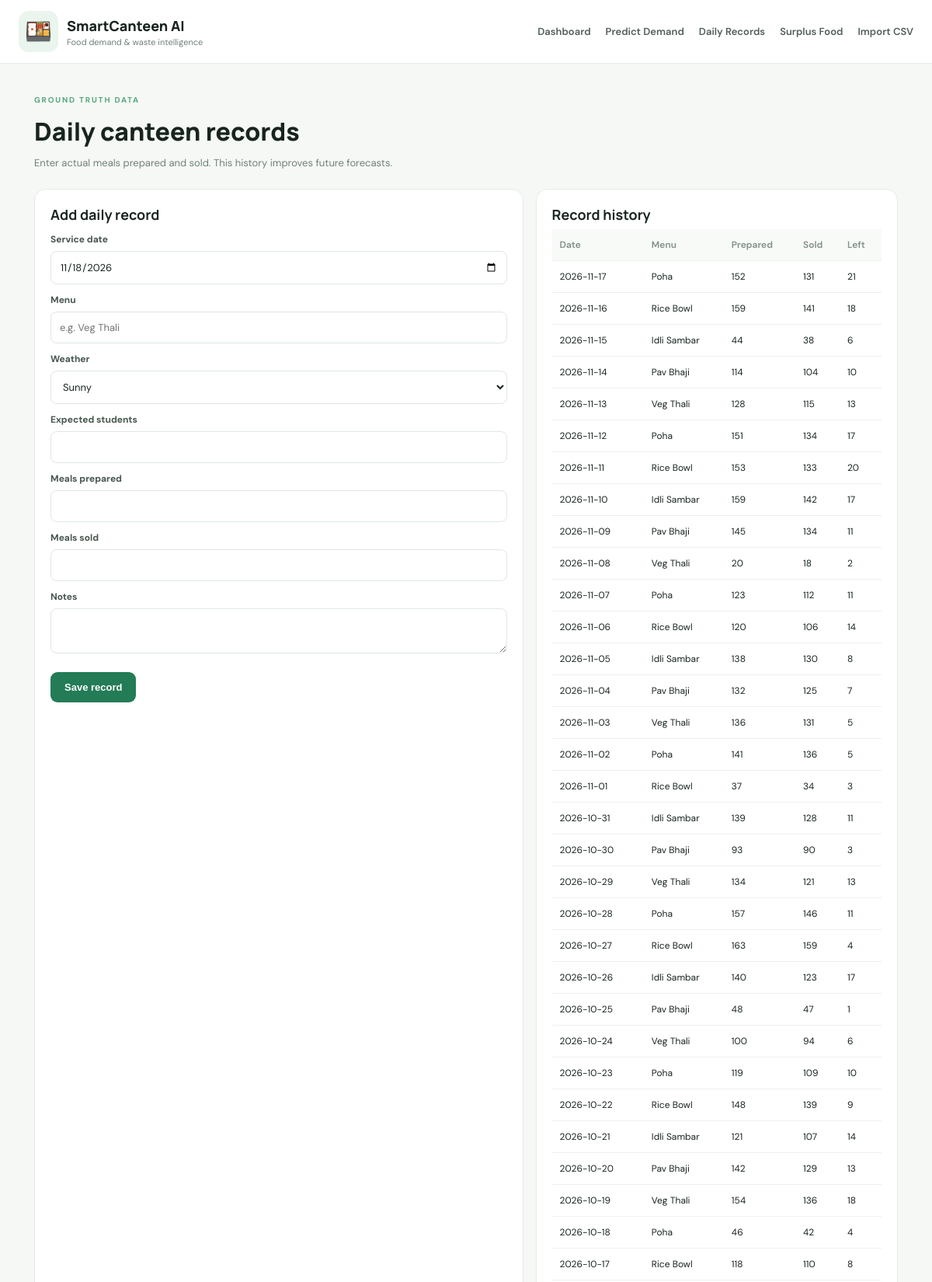
Page /records (upper part) on the committed database.
### tables this page shows
CREATE TABLE records(
        id INTEGER PRIMARY KEY AUTOINCREMENT,
        service_date TEXT NOT NULL, weekday TEXT NOT NULL, menu TEXT NOT NULL,
        weather TEXT NOT NULL, expected_students INTEGER NOT NULL,
        meals_prepared INTEGER NOT NULL, meals_sold INTEGER NOT NULL,
        leftovers INTEGER NOT NULL, notes TEXT DEFAULT ''
    );

### app.py (the view, shortened to what this page needs)
@app.route("/records",methods=["GET","POST"])
def records():
    con=db()
    rows=con.execute("SELECT * FROM records ORDER BY service_date DESC,id DESC LIMIT 100").fetchall()
    con.close()
    return render_template("records.html",rows=rows,today=date.today().isoformat())

### app.py (called while the page is built)
def db():
    con=sqlite3.connect(DB)
    con.row_factory=sqlite3.Row
    return con

### templates/records.html
{% extends "base.html" %}{% block content %}<div class="page-title"><span class="eyebrow">GROUND TRUTH DATA</span><h1>Daily canteen records</h1><p>Enter actual meals prepared and sold. This history improves future forecasts.</p></div><div class="columns"><form method="post" class="panel form"><h2>Add daily record</h2><label>Service date<input type="date" name="service_date" value="{{today}}" required></label><label>Menu<input name="menu" required placeholder="e.g. Veg Thali"></label><label>Weather<select name="weather"><option>Sunny</option><option>Cloudy</option><option>Rainy</option></select></label><label>Expected students<input type="number" name="expected_students" min="0" required></label><label>Meals prepared<input type="number" name="meals_prepared" min="0" required></label><label>Meals sold<input type="number" name="meals_sold" min="0" required></label><label>Notes<textarea name="notes" rows="2"></textarea></label><button class="btn">Save record</button></form><section class="panel"><h2>Record history</h2><div class="table-wrap"><table><tr><th>Date</th><th>Menu</th><th>Prepared</th><th>Sold</th><th>Left</th></tr>{% for r in rows %}<tr><td>{{r.service_date}}</td><td>{{r.menu}}</td><td>{{r.meals_prepared}}</td><td>{{r.meals_sold}}</td><td>{{r.leftovers}}</td></tr>{% endfor %}</table></div></section></div>{% endblock %}

### static/style.css (style rules this page uses)
:root { --ink:#18251f;--muted:#718078;--green:#176b4a;--mint:#e9f5ed;--line:#e5ece7;--bg:#f6f8f5 }
* { box-sizing:border-box }
body { margin:0;background:var(--bg);color:var(--ink);font-family:'DM Sans',Arial,sans-serif }
.eyebrow { font-size:10px;letter-spacing:1.8px;font-weight:700;color:#55a77e }
.hero h1,.page-title h1 { font:800 38px Manrope;margin:10px 0 }
.btn { display:inline-block;background:#237c56;color:white;text-decoration:none;border:0;border-radius:9px;padding:12px 18px;font-weight:700;font-size:13px;cursor:pointer;margin-top:12px }
.section-head h2,h2 { font:700 18px Manrope;margin:0 0 7px }
.section-head p,.page-title p { color:var(--muted);font-size:13px;margin:0 }
.stat,.panel { background:#fff;border:1px solid var(--line);border-radius:15px;padding:20px }
.columns { display:grid;grid-template-columns:1.35fr 1fr;gap:16px;margin:18px 0 }
.panel { margin-bottom:17px }
.table-wrap { overflow-x:auto }
table { border-collapse:collapse;width:100%;font-size:12px;text-align:left }
th { color:#819087;font-weight:600;background:#f8faf8 }
td,th { padding:12px 10px;border-bottom:1px solid #edf1ed;white-space:nowrap }
.page-title { margin:10px 0 25px }
.page-title h1 { font-size:32px }
.form label { display:block;font-size:12px;font-weight:700;margin:12px 0;color:#46564d }
.form input,.form select,.form textarea { display:block;width:100%;padding:11px;border:1px solid #dfe8e1;border-radius:8px;margin-top:7px;font:13px 'DM Sans';background:white;color:var(--ink) }

### rows in the picture
records: service_date "2026-11-17", menu "Poha", meals_prepared "152", meals_sold "131", leftovers "21"
records: service_date "2026-11-16", menu "Rice Bowl", meals_prepared "159", meals_sold "141", leftovers "18"
records: service_date "2026-11-15", menu "Idli Sambar", meals_prepared "44", meals_sold "38", leftovers "6"
records: service_date "2026-11-14", menu "Pav Bhaji", meals_prepared "114", meals_sold "104", leftovers "10"
records: service_date "2026-11-13", menu "Veg Thali", meals_prepared "128", meals_sold "115", leftovers "13"
records: service_date "2026-11-12", menu "Poha", meals_prepared "151", meals_sold "134", leftovers "17"
records: service_date "2026-11-11", menu "Rice Bowl", meals_prepared "153", meals_sold "133", leftovers "20"
records: service_date "2026-11-10", menu "Idli Sambar", meals_prepared "159", meals_sold "142", leftovers "17"
records: service_date "2026-11-09", menu "Pav Bhaji", meals_prepared "145", meals_sold "134", leftovers "11"
records: service_date "2026-11-08", menu "Veg Thali", meals_prepared "20", meals_sold "18", leftovers "2"
records: service_date "2026-11-07", menu "Poha", meals_prepared "123", meals_sold "112", leftovers "11"
records: service_date "2026-11-06", menu "Rice Bowl", meals_prepared "120", meals_sold "106", leftovers "14"
records: service_date "2026-11-05", menu "Idli Sambar", meals_prepared "138", meals_sold "130", leftovers "8"
records: service_date "2026-11-04", menu "Pav Bhaji", meals_prepared "132", meals_sold "125", leftovers "7"
records: service_date "2026-11-03", menu "Veg Thali", meals_prepared "136", meals_sold "131", leftovers "5"
records: service_date "2026-11-02", menu "Poha", meals_prepared "141", meals_sold "136", leftovers "5"
records: service_date "2026-11-01", menu "Rice Bowl", meals_prepared "37", meals_sold "34", leftovers "3"
records: service_date "2026-10-31", menu "Idli Sambar", meals_prepared "139", meals_sold "128", leftovers "11"
records: service_date "2026-10-30", menu "Pav Bhaji", meals_prepared "93", meals_sold "90", leftovers "3"
records: service_date "2026-10-29", menu "Veg Thali", meals_prepared "134", meals_sold "121", leftovers "13"
records: service_date "2026-10-28", menu "Poha", meals_prepared "157", meals_sold "146", leftovers "11"
records: service_date "2026-10-27", menu "Rice Bowl", meals_prepared "163", meals_sold "159", leftovers "4"
records: service_date "2026-10-26", menu "Idli Sambar", meals_prepared "140", meals_sold "123", leftovers "17"
records: service_date "2026-10-25", menu "Pav Bhaji", meals_prepared "48", meals_sold "47", leftovers "1"
records: service_date "2026-10-24", menu "Veg Thali", meals_prepared "100", meals_sold "94", leftovers "6"
records: service_date "2026-10-23", menu "Poha", meals_prepared "119", meals_sold "109", leftovers "10"
records: service_date "2026-10-22", menu "Rice Bowl", meals_prepared "148", meals_sold "139", leftovers "9"
records: service_date "2026-10-21", menu "Idli Sambar", meals_prepared "121", meals_sold "107", leftovers "14"
records: service_date "2026-10-20", menu "Pav Bhaji", meals_prepared "142", meals_sold "129", leftovers "13"
records: service_date "2026-10-19", menu "Veg Thali", meals_prepared "154", meals_sold "136", leftovers "18"
records: service_date "2026-10-18", menu "Poha", meals_prepared "46", meals_sold "42", leftovers "4"
records: service_date "2026-10-17", menu "Rice Bowl", meals_prepared "118", meals_sold "110", leftovers "8"
